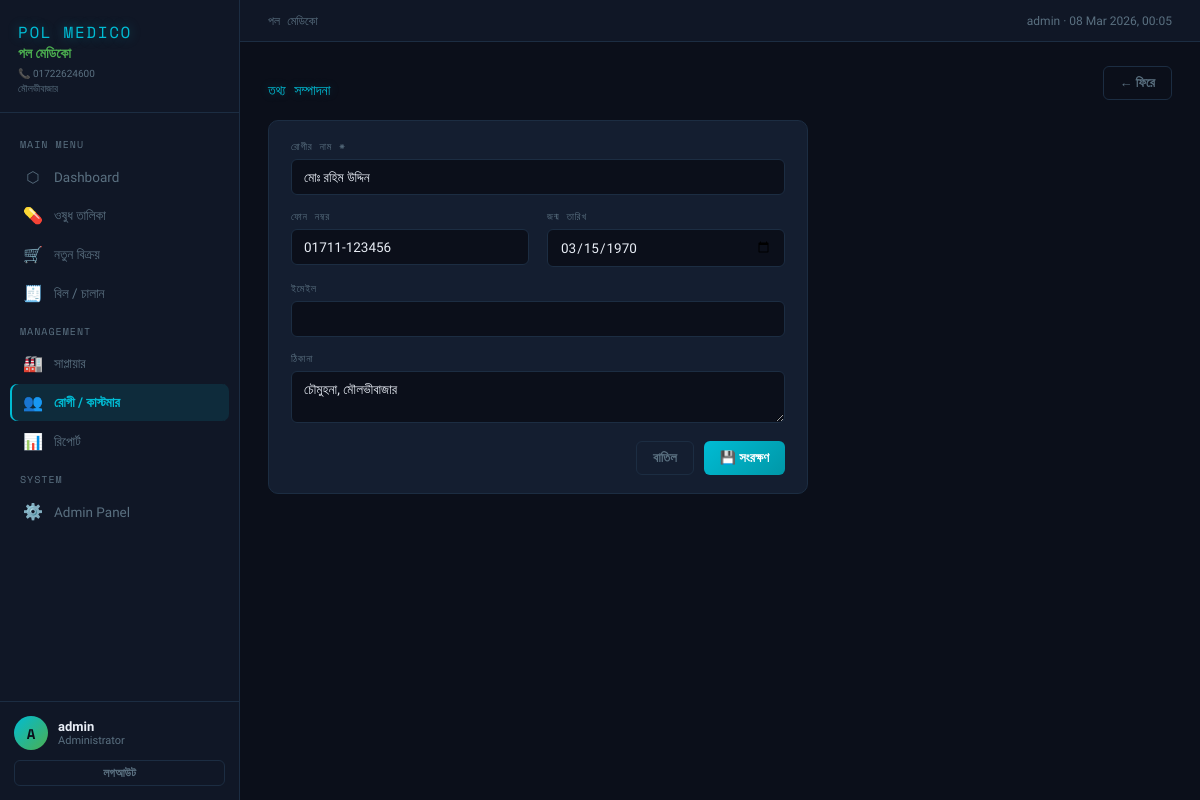
The page /customers/1/edit/ (signed in) on the database its author committed.
### pharmacy/models.py (models this page shows, shortened)
class UserProfile(models.Model):
    ROLES = [
        ('admin', 'Administrator'),
        ('pharmacist', 'Pharmacist / ফার্মাসিস্ট'),
        ('staff', 'Staff / স্টাফ'),
    ]
    user = models.OneToOneField(User, on_delete=models.CASCADE, related_name='profile')
    role = models.CharField(max_length=20, choices=ROLES, default='staff')
    phone = models.CharField(max_length=20, blank=True)
    created_at = models.DateTimeField(auto_now_add=True)
    class Meta:
        verbose_name = "User Profile"

class Customer(models.Model):
    name = models.CharField(max_length=200)
    phone = models.CharField(max_length=20, blank=True)
    email = models.EmailField(blank=True)
    address = models.TextField(blank=True)
    date_of_birth = models.DateField(null=True, blank=True)
    created_at = models.DateTimeField(auto_now_add=True)
    updated_at = models.DateTimeField(auto_now=True)
    class Meta:
        ordering = ['name']

### pharmacy/views.py (the view)
# urls.py: path('customers/<int:pk>/edit/', views.customer_edit, name='customer_edit'),
@login_required
def customer_edit(request, pk):
    customer = get_object_or_404(Customer, pk=pk)
    form = CustomerForm(request.POST or None, instance=customer)
    if form.is_valid():
        customer = form.save()
        messages.success(request, f'"{customer.name}" আপডেট হয়েছে।')
        return redirect('customer_list')
    return render(request, 'pharmacy/customer_form.html', {'form': form, 'title': 'তথ্য সম্পাদনা', 'customer': customer, 'pharmacy': PHARMACY_INFO})

### pharmacy/forms.py
class CustomerForm(forms.ModelForm):
    class Meta:
        model = Customer
        fields = ['name', 'phone', 'email', 'address', 'date_of_birth']
        widgets = {
            'name': forms.TextInput(attrs={'class': 'form-input', 'placeholder': 'রোগীর নাম'}),
            'phone': forms.TextInput(attrs={'class': 'form-input', 'placeholder': '01XXXXXXXXX'}),
            'email': forms.EmailInput(attrs={'class': 'form-input'}),
            'address': forms.Textarea(attrs={'class': 'form-input', 'rows': '2'}),
            'date_of_birth': forms.DateInput(attrs={'class': 'form-input', 'type': 'date'}),
        }

### pharmacy/templates/pharmacy/customer_form.html (shortened to what this page needs)
{% extends "pharmacy/base.html" %}
{% block nav_cust %}active{% endblock %}
{% block content %}
<div class="page-header"><div><div class="page-title">{{ title|upper }}</div></div><a href="{% url 'customer_list' %}" class="btn btn-ghost">← ফিরে</a></div>
<div style="max-width:540px"><div class="card card-body"><form method="post">{% csrf_token %}
  <div class="form-group"><label class="form-label">রোগীর নাম *</label>{{ form.name }}</div>
  <div class="grid-2"><div class="form-group"><label class="form-label">ফোন নম্বর</label>{{ form.phone }}</div><div class="form-group"><label class="form-label">জন্ম তারিখ</label>{{ form.date_of_birth }}</div></div>
  <div class="form-group"><label class="form-label">ইমেইল</label>{{ form.email }}</div>
  <div class="form-group"><label class="form-label">ঠিকানা</label>{{ form.address }}</div>
  <div style="display:flex;gap:10px;justify-content:flex-end"><a href="{% url 'customer_list' %}" class="btn btn-ghost">বাতিল</a><button type="submit" class="btn btn-primary">💾 সংরক্ষণ</button></div>
</form></div></div>
{% endblock %}

### pharmacy/templates/pharmacy/base.html (shortened to what this page needs)
{% load static %}
<!DOCTYPE html>
<html lang="bn">
<head>
</head>
<body>
  <aside class="sidebar">
    <div class="sidebar-logo">
      <div class="logo-en">POL MEDICO</div>
      <div class="logo-bn">পল মেডিকো</div>
      <div class="logo-sub">📞 {{ pharmacy.phone }}<br>মৌলভীবাজার</div>
    </div>
    <nav>
      <div class="nav-section">Main Menu</div>
      <a href="{% url 'dashboard' %}" class="nav-link {% block nav_dash %}{% endblock %}"><span class="icon">⬡</span> Dashboard</a>
      <a href="{% url 'medicine_list' %}" class="nav-link {% block nav_med %}{% endblock %}"><span class="icon">💊</span> ওষুধ তালিকা</a>
      <a href="{% url 'bill_create' %}" class="nav-link {% block nav_sell %}{% endblock %}"><span class="icon">🛒</span> নতুন বিক্রয়</a>
      <a href="{% url 'bill_list' %}" class="nav-link {% block nav_bill %}{% endblock %}"><span class="icon">🧾</span> বিল / চালান</a>
      <div class="nav-section">Management</div>
      <a href="{% url 'supplier_list' %}" class="nav-link {% block nav_sup %}{% endblock %}"><span class="icon">🏭</span> সাপ্লায়ার</a>
      <a href="{% url 'customer_list' %}" class="nav-link {% block nav_cust %}{% endblock %}"><span class="icon">👥</span> রোগী / কাস্টমার</a>
      <a href="{% url 'reports' %}" class="nav-link {% block nav_rep %}{% endblock %}"><span class="icon">📊</span> রিপোর্ট</a>
      {% if user.is_superuser %}
      <div class="nav-section">System</div>
      <a href="{% url 'admin:index' %}" class="nav-link"><span class="icon">⚙️</span> Admin Panel</a>
      {% endif %}
    </nav>
    <div class="sidebar-user">
      <div class="user-row">
        <div class="user-avatar">{{ user.username|first|upper }}</div>
        <div>
          <div class="user-name">{{ user.username }}</div>
          <div class="user-role">{% if user.profile %}{{ user.profile.get_role_display }}{% else %}Staff{% endif %}</div>
        </div>
      </div>
      <a href="{% url 'logout' %}" class="btn btn-ghost btn-sm" style="width:100%;justify-content:center">লগআউট</a>
    </div>
  </aside>
  <div class="main">
    <div class="topbar">
      <span class="topbar-left">{% block breadcrumb %}পল মেডিকো{% endblock %}</span>
      <span class="topbar-right">{{ user.username }} · {% now "d M Y, H:i" %}</span>
    </div>
    <div class="content animate">
      {% block content %}{% endblock %}
    </div>
  </div>
</body>
</html>

### pharmacy/templates/pharmacy/base.html (style rules this page uses)
:root { --bg: #0b0f1a; --surface: #101726; --card: #141e30; --border: #1c2d42; --accent: #00bcd4; --accent2: #4caf50; --text: #e8edf5; --muted: #5a7080; --danger: #f44336; --warning: #ff9800; --success: #4caf50; --taka: '৳'; }
* { box-sizing: border-box; margin: 0; padding: 0; }
body { font-family: 'Hind Siliguri', sans-serif; background: var(--bg); color: var(--text); display: flex; min-height: 100vh; }
.sidebar { width: 240px; background: var(--surface); border-right: 1px solid var(--border); display: flex; flex-direction: column; position: fixed; top: 0; left: 0; height: 100vh; z-index: 100; }
.sidebar-logo { padding: 20px 18px 16px; border-bottom: 1px solid var(--border); }
.logo-en { font-family: 'Space Mono', monospace; font-size: 16px; color: var(--accent); letter-spacing: 0.1em; text-shadow: 0 0 12px rgba(0,188,212,0.4); }
.logo-bn { font-size: 14px; color: var(--accent2); font-weight: 600; margin-top: 1px; }
.logo-sub { font-size: 10px; color: var(--muted); margin-top: 4px; line-height: 1.5; }
nav { flex: 1; padding: 14px 10px; overflow-y: auto; }
.nav-section { font-size: 10px; color: var(--muted); text-transform: uppercase; letter-spacing: 0.1em; padding: 10px 10px 6px; font-family: 'Space Mono', monospace; }
.nav-link { display: flex; align-items: center; gap: 10px; padding: 9px 12px; border-radius: 7px; color: var(--muted); text-decoration: none; font-size: 13.5px; font-weight: 500; margin-bottom: 2px; transition: all 0.15s; }
.nav-link.active { background: rgba(0,188,212,0.12); color: var(--accent); box-shadow: inset 2px 0 0 var(--accent); font-weight: 600; }
.nav-link .icon { font-size: 16px; width: 22px; text-align: center; }
.sidebar-user { padding: 14px; border-top: 1px solid var(--border); }
.user-row { display: flex; align-items: center; gap: 10px; margin-bottom: 10px; }
.user-avatar { width: 34px; height: 34px; border-radius: 50%; background: linear-gradient(135deg, var(--accent), var(--accent2)); display: flex; align-items: center; justify-content: center; font-size: 14px; font-weight: 700; color: var(--bg); flex-shrink: 0; font-family: 'Space Mono', monospace; }
.user-name { font-size: 13px; font-weight: 600; }
.user-role { font-size: 11px; color: var(--muted); }
.main { margin-left: 240px; flex: 1; display: flex; flex-direction: column; min-height: 100vh; }
.topbar { background: var(--surface); border-bottom: 1px solid var(--border); padding: 12px 28px; display: flex; align-items: center; justify-content: space-between; }
.topbar-left { font-size: 12px; color: var(--muted); font-family: 'Space Mono', monospace; }
.topbar-right { font-size: 12px; color: var(--muted); }
.content { padding: 24px 28px; flex: 1; }
.card { background: var(--card); border: 1px solid var(--border); border-radius: 10px; }
.card-body { padding: 18px 22px; }
.btn { border: none; border-radius: 6px; cursor: pointer; font-family: 'Hind Siliguri', sans-serif; font-size: 13px; font-weight: 600; padding: 8px 16px; transition: all 0.2s; display: inline-flex; align-items: center; gap: 6px; text-decoration: none; white-space: nowrap; }
.btn-primary { background: linear-gradient(135deg, var(--accent), #0097a7); color: #fff; }
.btn-ghost { background: transparent; color: var(--muted); border: 1px solid var(--border); }
.btn-sm { padding: 5px 10px; font-size: 12px; }
.form-group { margin-bottom: 14px; }
.form-label { display: block; font-size: 10px; color: var(--muted); text-transform: uppercase; letter-spacing: 0.08em; margin-bottom: 5px; font-family: 'Space Mono', monospace; }
.form-input { background: var(--bg); border: 1px solid var(--border); border-radius: 6px; color: var(--text); font-family: 'Hind Siliguri', sans-serif; font-size: 13.5px; padding: 9px 12px; outline: none; transition: border-color 0.2s; width: 100%; }
textarea.form-input { resize: vertical; }
.grid-2 { display: grid; grid-template-columns: 1fr 1fr; gap: 18px; }
.page-header { display: flex; justify-content: space-between; align-items: flex-end; margin-bottom: 20px; flex-wrap: wrap; gap: 10px; }
.page-title { font-family: 'Space Mono', monospace; font-size: 14px; color: var(--accent); text-shadow: 0 0 10px rgba(0,188,212,0.35); }
.animate { animation: fadeUp 0.3s ease forwards; }

### rows shown on the page
Customer: name "মোঃ রহিম উদ্দিন", phone "01711-123456", date_of_birth "03/15/1970", address "চৌমুহনা, মৌলভীবাজার"

### other values the page prints
{{ pharmacy.phone }} "01722624600"
{{ user.username|first|upper }} "A"
{{ user.username }} "admin"
{{ user.profile.get_role_display }} "Administrator"
{{ title|upper }} "তথ্য সম্পাদনা"
